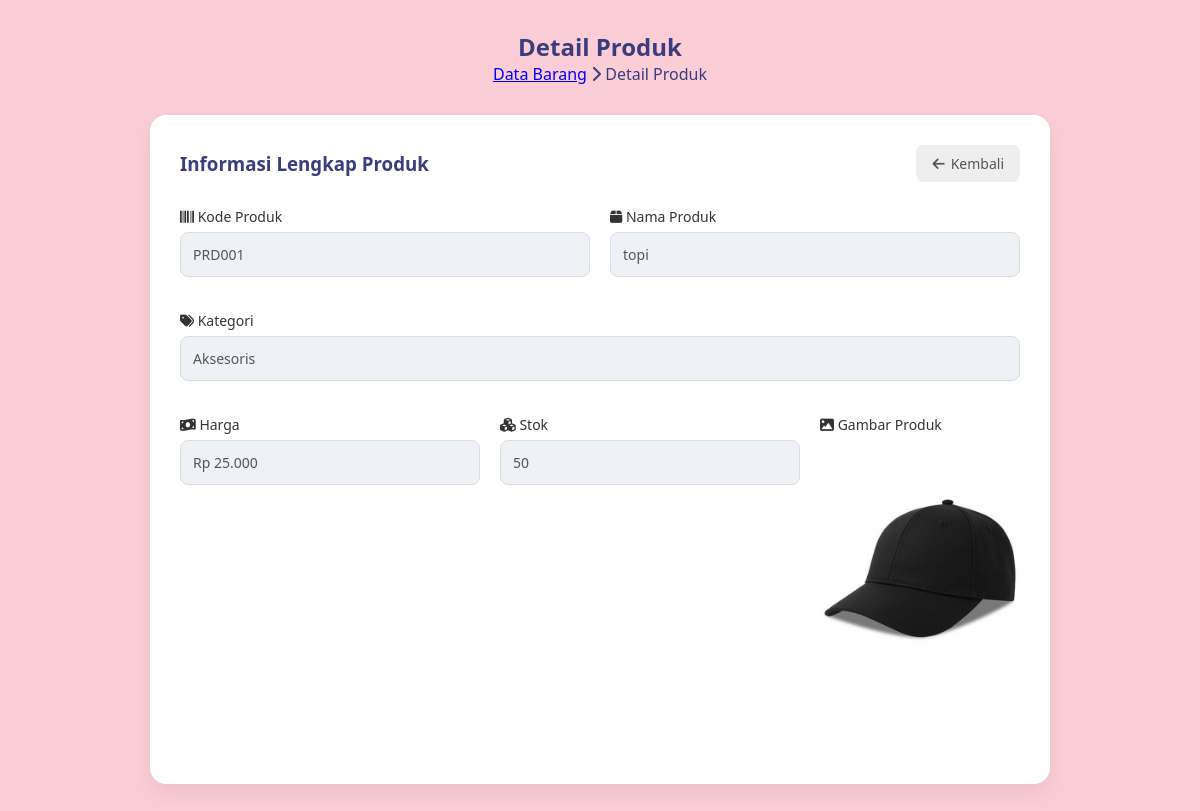
Screenshot of /detail.php?id=14 (signed in) with the database file from the repository.
### tables this page shows
CREATE TABLE `produk` (
  `id` int(11) NOT NULL,
  `kode_produk` varchar(50) DEFAULT NULL,
  `nama_produk` varchar(100) NOT NULL,
  `kategori_id` varchar(100) NOT NULL,
  `harga` decimal(10,2) NOT NULL,
  `stok` int(11) NOT NULL,
  `gambar` varchar(255) DEFAULT NULL
);

### detail.php (the view, shortened to what this page needs)
<?php
	include 'koneksi.php';
	$id = isset($_GET['id']) ? intval($_GET['id']) : 0;
	$stmt = $conn->prepare("SELECT * FROM produk WHERE id = ?");
	$stmt->execute([$id]);
	$produk = $stmt->fetch(PDO::FETCH_ASSOC);
?>
<?php include 'includes/header.php'; ?>
<div class="content-wrapper">
	<main class="main-content">
		<div class="page-header">
			<h2>Detail Produk</h2>
			<div class="breadcrumb">
				<a href="index.php?page=data_barang">Data Barang</a>
				<i class="fas fa-chevron-right"></i>
				<span>Detail Produk</span>
			</div>
		</div>
		<div class="content">
			<div class="card">
				<div class="card-header">
					<h3>Informasi Lengkap Produk</h3>
					<a href="index.php?page=data_barang" class="btn btn-secondary">
						<i class="fas fa-arrow-left"></i> Kembali
					</a>
				</div>
				<div class="card-body">
					<form class="form-vertical">
						<div class="form-row">
							<div class="form-group">
								<label>
									<i class="fas fa-barcode"></i> Kode Produk
								</label>
								<input
									type="text"
									value="<?php echo htmlspecialchars($produk['kode_produk']); ?>"
									disabled
								>
							</div>
							<div class="form-group">
								<label>
									<i class="fas fa-box"></i> Nama Produk
								</label>
								<input
									type="text"
									value="<?php echo htmlspecialchars($produk['nama_produk']); ?>"
									disabled
								>
							</div>
						</div>
						<div class="form-row">
							<div class="form-group">
								<label>
									<i class="fas fa-tags"></i> Kategori
								</label>
								<input
									type="text"
									value="<?php echo htmlspecialchars($produk['kategori_id']); ?>"
									disabled
								>
							</div>
						</div>
						<div class="form-row">
							<div class="form-group">
								<label>
									<i class="fas fa-money-bill-wave"></i> Harga
								</label>
								<input
									type="text"
									value="Rp <?php echo number_format($produk['harga'],0,',','.'); ?>"
									disabled
								>
							</div>
							<div class="form-group">
								<label>
									<i class="fas fa-cubes"></i> Stok
								</label>
								<input
									type="number"
									value="<?php echo $produk['stok']; ?>"
									disabled
								>
							</div>
							<div class="form-row">
							<div class="form-group">
								<label><i class="fas fa-image"></i> Gambar Produk</label>
								<?php if ($produk['gambar'] && file_exists('uploads/' . $produk['gambar'])): ?>
									<div>
										<img src="uploads/<?php echo $produk['gambar']; ?>" style="max-width:200px; border-radius:8px;">
									</div>
								<?php else: ?>
									<p><em>Tidak ada gambar</em></p>
								<?php endif; ?>
							</div>
						</div>
					</form>
				</div>
			</div>
		</div>
	</main>
</div>

### css/style.css (style rules this page uses)
* { margin:0; padding:0; box-sizing:border-box; }
body { font-family: 'Segoe UI', Tahoma, Geneva, Verdana, sans-serif; background:#fbcdd6; color:#393D7E; }
.card { background:white; border-radius:16px; padding:30px; box-shadow:0 10px 25px rgba(0,0,0,0.06); margin:30px auto; max-width:900px; }
.card-header { display:flex; justify-content:space-between; align-items:center; margin-bottom:25px; }
.card-header h3 { color:#393D7E; }
.form-vertical { width:100%; }
.form-row { display:flex; gap:20px; margin-bottom:18px; }
.form-group { flex:1; display:flex; flex-direction:column; }
.form-group label { font-size:14px; margin-bottom:6px; color:#5459AC; font-weight:600; }
.form-group input, .form-group select { padding:10px 12px; border:1px solid #ddd; border-radius:8px; font-size:14px; transition:0.2s; }
.btn { padding:9px 16px; border-radius:8px; border:none; cursor:pointer; font-size:14px; text-decoration:none; display:inline-flex; align-items:center; gap:6px; }
.btn-secondary { background:#eee; color:#555; }
.page-header { max-width:900px; margin:30px auto; text-align:center; display:flex; flex-direction:column; align-items:center; }
.form-group { margin-bottom:18px; }
.form-group label { font-size:14px; font-weight:600; color:#F2AEBB; margin-bottom:6px; display:block; }
.form-group input { width:100%; padding:12px; border:1px solid #ddd; border-radius:8px; font-size:14px; transition:0.2s; }
* { margin:0; padding:0; box-sizing:border-box; font-family:"Segoe UI",sans-serif; }
.form-group { margin-bottom:16px; }
.form-group label { display:block; margin-bottom:6px; font-weight:500; color:#333; }
.form-group input { width:100%; padding:12px; border-radius:8px; border:1px solid #ddd; font-size:14px; background:#eef2f7; }

### rows the page displays
produk: kode_produk "PRD001", nama_produk "topi", kategori "Aksesoris", harga "Rp 25.000", stok "50", gambar (picture)
